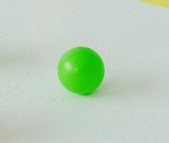
#> input picture datas/one-green-ball.jpg, 169 x 143 px; the run also reads 1 picture not shown here
$ jupyter execute --allow-errors model-to-detect-balls.ipynb
#> lines starting #> are read from the running program, lines starting #| are printed output that depends on the picture; after the words box and inside, x2 and y2 are one past the last pixel; in counts of white or black regions, pixels touching at a corner belong together
# Detecting balls in an image 🎱

This Jupyter Notebook show a way to detect balls in a image and your color.

[cell 1]
# Import libraries
import cv2
import numpy as np
import matplotlib.pyplot as plt

## Load data
The images to test the model is in `datas/`

[cell 2]
im = cv2.imread('datas/balls-test.jpg')
im_RGB = cv2.cvtColor(im, cv2.COLOR_BGR2RGB)
plt.imshow(im_RGB);
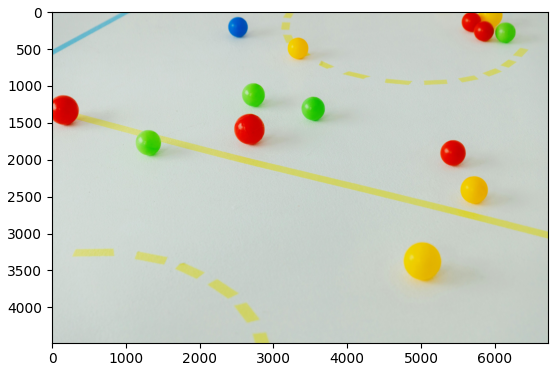
#> figure drawn by matplotlib, 1 panel

## Detecting the ball

First we need to process the image
- Change the scale BRG into GRAY
- Appling a filter to best resolution

[cell 3]
# read the image
img = cv2.imread('datas/one-green-ball.jpg')
#> img is the input picture: shape (143, 169, 3); mean B, G, R 186.5, 207.6, 187.7

# transform the img in gray-scale
img_gray = cv2.cvtColor(img, cv2.COLOR_BGR2GRAY)

# applying filtes in the image
img_gray = cv2.medianBlur(img_gray, 5)
plt.imshow(img_gray);

The `openCV` has a function to find all circles on the image, you sintax is:\
`cv2.HoughCircles`(img_input, method_detection, [params])

- `dp`: Resolution of the accumulator image.
- `minDist`: Minimum distance between the centers of the circles.
- `param1`: Upper threshold for the Canny edge detector.
- `param2`: Threshold for detecting circles.
- `minRadius`: Minimum radius of the circles.
- `maxRadius`: Maximum radius of the circles

[cell 4]
# use the function to found circles on the image
circles = cv2.HoughCircles(img_gray, cv2.HOUGH_GRADIENT, dp=1, minDist=20,
                            param1=50,param2=30,minRadius=0,maxRadius=0)
#> circles = [[80.5, 69.5, 23.5]]

After found the circles on the image, we write on the image to visualize the model predict

[cell 5]
# Draw the circles on the image
circles = np.uint16(np.around(circles))
#> circles = [[80, 70, 24]]
#> (the rest of this cell did not finish here and is left out)

Shows the Image with circle spotted

[cell 6]
# show the image
plt.imshow(cv2.cvtColor(img, cv2.COLOR_BGR2RGB));
#> img: shape (143, 169, 3); 2.11% of pixels changed, all inside (x1, y1, x2, y2) = (55, 45, 106, 96)

We got to find the circle on the image, now we create a function to become more easy the identif of the balls

[cell 7]
def identify_colour(hsv_colour):
    """
    Identifies the dominant color based on the average HSV value.

    Parameters:
    hsv_colour (tuple): A tuple (h, s, v) representing the hue,
                        saturation, and value of the color.

    Returns:
    str: The detected color name among Black, Gray, White, Red,
         Yellow, Green, Blue, or "Unknown".
    """
    h, s, v = hsv_colour

    if v < 50:
        return "Black"
    elif s < 50 and 50 <= v < 200:
        return "Grey"
    elif s < 50 and v >= 200:
        return "White"
    elif (0 <= h <= 10) or (170 <= h <= 180):
        return "Red"
    elif 25 <= h <= 35:
        return "Yellow"
    elif 35 <= h <= 85:
        return "Green"
    elif 100 <= h <= 130:
        return "Blue"
    else:
        return "Unknown"

[cell 8]
def find_ball(img):
    """
    Detects circles (balls) in an image and highlights them.

    Parameters:
    img (numpy.ndarray): Image loaded with cv2.imread.

    Returns:
    numpy.ndarray: The processed image with detected circles outlined
                   and their identified colors labeled.
    """

    # resize the image into dimensions ESP32-cam
    desired_width = 320
    desired_height = 240
    dim = (desired_width, desired_height)
    img = cv2.resize(img, dim, interpolation=cv2.INTER_AREA)

    # to de
    print(img.shape)
    # transform the img in gray-scale
    img_gray = cv2.cvtColor(img, cv2.COLOR_BGR2GRAY)

    # applying filtes in the image
    img_gray = cv2.medianBlur(img_gray, 5)

    # use the function to found circles on the image
    circles = cv2.HoughCircles(img_gray, cv2.HOUGH_GRADIENT, dp=1.5, minDist=40,
                           param1=60, param2=30, minRadius=5, maxRadius=60)

    # verify if has circles on the image
    if circles is not None:
        circles = np.uint16(np.around(circles))
        for i in circles[0,:]:
            # cordenates of the circle
            x, y, r = i[0], i[1], i[2]

            # draw the outer circle
            cv2.circle(img,(i[0],i[1]),i[2],(0,255,0),2)
            # draw the center of the circle
            cv2.circle(img,(i[0],i[1]),2,(0,0,255),3)

            # change the image in HSV
            img_hsv = cv2.cvtColor(img, cv2.COLOR_BGR2HSV)

            # Extracting the mean color
            mask = np.zeros(img_hsv.shape[:2], dtype=np.uint8)
            # create the mask
            cv2.circle(mask, (x, y), r, 255, thickness=-1)

            # calculate the medium color
            mean_colour_hsv = cv2.mean(img_hsv, mask=mask)[:3]

            # get the color of the object
            img_colour = identify_colour(mean_colour_hsv)

            text_position = (x - 10, y - r - 10)
            # writing the colour on the image
            cv2.putText(img, img_colour, text_position,
                        fontFace=cv2.FONT_HERSHEY_SIMPLEX, fontScale=0.6,
                        color=(0, 255, 0), thickness=1,
                        lineType=cv2.LINE_AA)

    return img

[cell 9]
img = cv2.imread('datas/one-yellow-ball.jpg')
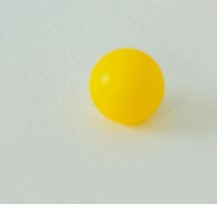
#> input picture datas/one-yellow-ball.jpg, 217 x 204 px
#> img is the input picture: shape (204, 217, 3); mean B, G, R 176.1, 205.3, 204
img_detected = find_ball(img)
#| (240, 320, 3)
#> in find_ball, `circles = cv2.HoughCircles(img_gray, cv2.HOUGH_GRADIENT, dp=1.5, minDi..`: circles = [[186.8, 114.8, 59.15]]
#> in find_ball, `circles = np.uint16(np.around(circles))`: circles = [[187, 115, 59]]
#> the loop in find_ball, `for i in circles[0,:]:` made 1 pass
#> (x, y, r, h in identify_colour, s in identify_colour, v in identify_colour, img_colour, text_position) on pass 1: (187, 115, 59, 26.67, 203.1, 227.7, 'Yellow', (177, 46))
#> after the loop in find_ball, `for i in circles[0,:]:`: img: shape (240, 320, 3); mean of channels 0, 1, 2 173.5, 206, 200.5
#> after the loop in find_ball, `for i in circles[0,:]:`:
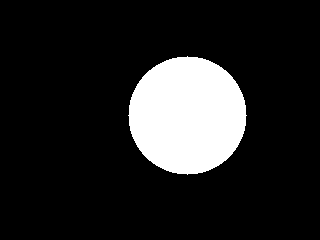
#> mask: shape (240, 320); 14.2% white; 1 white region, box (x1, y1, x2, y2) and area: (128, 56, 247, 175) 10913

plt.imshow(cv2.cvtColor(img_detected, cv2.COLOR_BGR2RGB));

[cell 10]
img = cv2.imread('datas/one-green-ball.jpg')
img_detected = find_ball(img)
#| (240, 320, 3)
#> in find_ball (call 2), `img_gray = cv2.cvtColor(img, cv2.COLOR_BGR2GRAY)`:
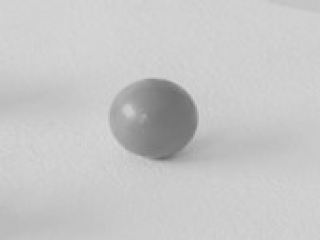
#> img_gray: shape (240, 320); min 104, max 215, mean 199.2
#> in find_ball (call 2), `circles = cv2.HoughCircles(img_gray, cv2.HOUGH_GRADIENT, dp=1.5, minDi..`: circles = [[152.2, 122.2, 44.3]]
#> in find_ball (call 2), `circles = np.uint16(np.around(circles))`: circles = [[152, 122, 44]]
#> the loop in find_ball (call 2), `for i in circles[0,:]:` made 1 pass
#> (x, y, r, h in identify_colour, s in identify_colour, v in identify_colour, img_colour, text_position) on pass 1: (152, 122, 44, 54.59, 215, 204.5, 'Green', (142, 68))
#> after the loop in find_ball (call 2), `for i in circles[0,:]:`:
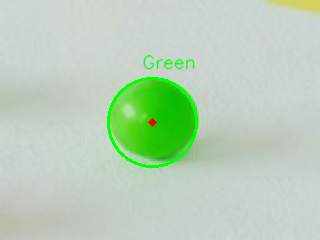
#> img: shape (240, 320, 3); mean of channels 0, 1, 2 184.5, 208.1, 185.8; drawn as B, G, R
#> after the loop in find_ball (call 2), `for i in circles[0,:]:`: mask: shape (240, 320); 7.9% white; 1 white region, box (x1, y1, x2, y2) and area: (108, 78, 197, 167) 6077

plt.imshow(cv2.cvtColor(img, cv2.COLOR_BGR2RGB));

[cell 11]
img = cv2.imread('datas/balls-test.jpg')
img_detected = find_ball(img)
#| (240, 320, 3)
#> in find_ball (call 3), `img_gray = cv2.cvtColor(img, cv2.COLOR_BGR2GRAY)`:
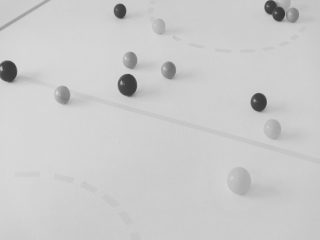
#> img_gray: shape (240, 320); min 56, max 217, mean 203.1
#> in find_ball (call 3), `circles = cv2.HoughCircles(img_gray, cv2.HOUGH_GRADIENT, dp=1.5, minDi..`: circles = [[128.2, 84.75, 11.15], [237.8, 180.8, 13.7], [273.8, 128.2, 10.55], [119.2, 9.75, 6.35]]
#> in find_ball (call 3), `circles = np.uint16(np.around(circles))`: circles = [[128, 85, 11], [238, 181, 14], [274, 128, 11], [119, 10, 6]]
#> the loop in find_ball (call 3), `for i in circles[0,:]:` made 4 passes
#> (x, y, r, h in identify_colour, s in identify_colour, v in identify_colour, img_colour, text_position) on passes 1 to 4: (128, 85, 11, 15.63, 245.9, 228.8, 'Unknown', (118, 64)), (238, 181, 14, 30.56, 248.3, 238.2, 'Yellow', (228, 157)), (274, 128, 11, 31.87, 225.7, 237.7, 'Yellow', (264, 107)), (119, 10, 6, 44.79, 254.9, 246.9, 'Green', (109, -6))
#> after the loop in find_ball (call 3), `for i in circles[0,:]:`:
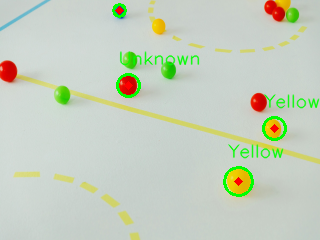
#> img: shape (240, 320, 3); mean of channels 0, 1, 2 189.5, 207.2, 197.5; drawn as B, G, R
#> after the loop in find_ball (call 3), `for i in circles[0,:]:`: img_hsv: shape (240, 320, 3); mean H, S, V 63.8, 28.5, 211.3
#> after the loop in find_ball (call 3), `for i in circles[0,:]:`: mask: shape (240, 320); 0.15% white; 1 white region, box (x1, y1, x2, y2) and area: (113, 4, 126, 17) 113

plt.imshow(cv2.cvtColor(img_detected, cv2.COLOR_BGR2RGB));

[cell 12]
img = cv2.imread('datas/one-grey-ball.jpg')
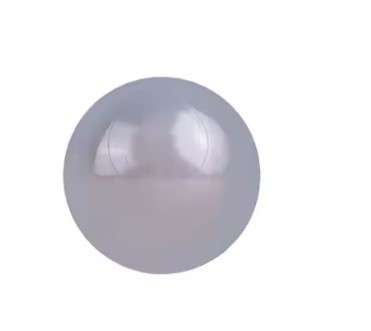
#> input picture datas/one-grey-ball.jpg, 371 x 331 px
#> img is the input picture: shape (331, 371, 3); mean B, G, R 235.9, 232.5, 233.4
if img is not None:
    img_detected = find_ball(img)
#| (240, 320, 3)
#> in find_ball (call 4), `circles = cv2.HoughCircles(img_gray, cv2.HOUGH_GRADIENT, dp=1.5, minDi..`: circles = [[113.2, 125.2, 59.15], [164.2, 129.8, 59.15]]
#> in find_ball (call 4), `circles = np.uint16(np.around(circles))`: circles = [[113, 125, 59], [164, 130, 59]]
#> the loop in find_ball (call 4), `for i in circles[0,:]:` made 2 passes
#> (x, y, r, h in identify_colour, s in identify_colour, v in identify_colour, img_colour, text_position) on passes 1 to 2: (113, 125, 59, 129.1, 31.76, 180.9, 'Grey', (103, 56)), (164, 130, 59, 125.6, 40.63, 188.3, 'Grey', (154, 61))
#> after the loop in find_ball (call 4), `for i in circles[0,:]:`:
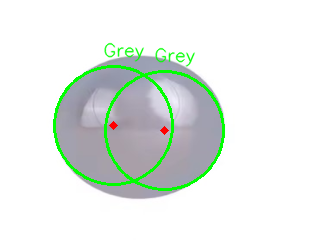
#> img: shape (240, 320, 3); mean of channels 0, 1, 2 229.6, 234.7, 227.7; drawn as B, G, R
#> after the loop in find_ball (call 4), `for i in circles[0,:]:`:
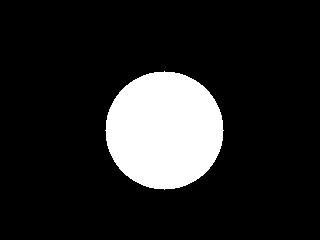
#> mask: shape (240, 320); 14.2% white; 1 white region, box (x1, y1, x2, y2) and area: (105, 71, 224, 190) 10913

    plt.imshow(cv2.cvtColor(img_detected, cv2.COLOR_BGR2RGB));
else:
    print('error opening the image')
